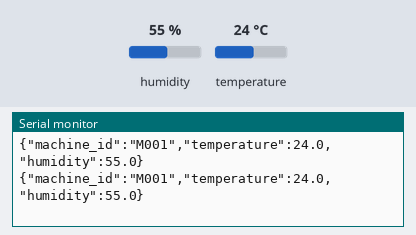
Recording of a sketch running on a simulated Arduino Uno, built with avr-gcc and run on an emulated ATmega328P. On the bench: the last lines printed to the serial monitor. The inputs (shaded band) are chosen by the test bench; at power-on: humidity 55 %, temperature 24 °C.

Above: at 5.8 s.
5.9 s: humidity set to 22 %
At 10.3 s:
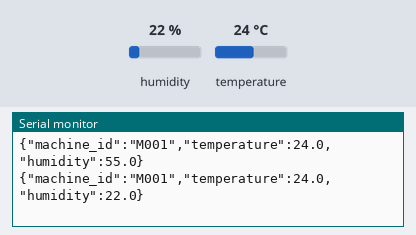
11.9 s: temperature set to 12 °C
At 15.6 s:
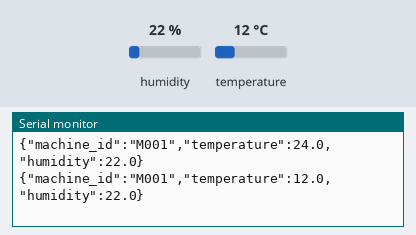
17.9 s: humidity set to 40 %
At 20.8 s:
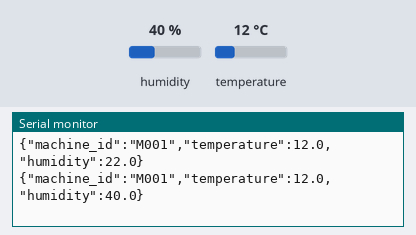
Timing chart, 0 to 22.3 s (numbered marks = the images above; inputs shaded):
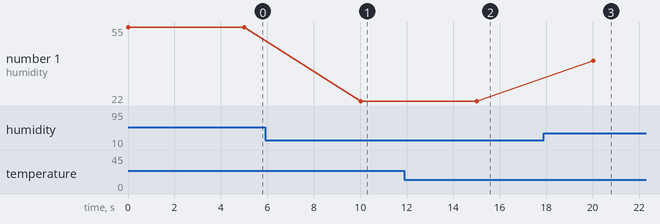

The sketch:

sensor_reader.ino
```cpp
// DHT22 on pin 2 -> prints one JSON line every 5 s. Close Serial Monitor before running bridge.js
#include <DHT.h>
#define DHTPIN 2
#define DHTTYPE DHT22   // change to DHT11 if that's your sensor
DHT dht(DHTPIN, DHTTYPE);

void setup() {
  Serial.begin(9600);
  dht.begin();
}

void loop() {
  float t = dht.readTemperature();
  float h = dht.readHumidity();
  if (!isnan(t) && !isnan(h)) {
    Serial.print("{\"machine_id\":\"M001\",\"temperature\":");
    Serial.print(t, 1);
    Serial.print(",\"humidity\":");
    Serial.print(h, 1);
    Serial.println("}");
  }
  delay(5000);
}
```

Measured:
- after the input at 5.9 s, the serial monitor: prints a new line after 4.1 s (image 1)
- after the input at 11.9 s, the serial monitor: prints a new line after 3.1 s (image 2)
- after the input at 17.9 s, the serial monitor: prints a new line after 2.1 s (image 3)
- plotted number 1: 55 → 22 after the input at 5.9 s, 22 → 40 after the input at 17.9 s
